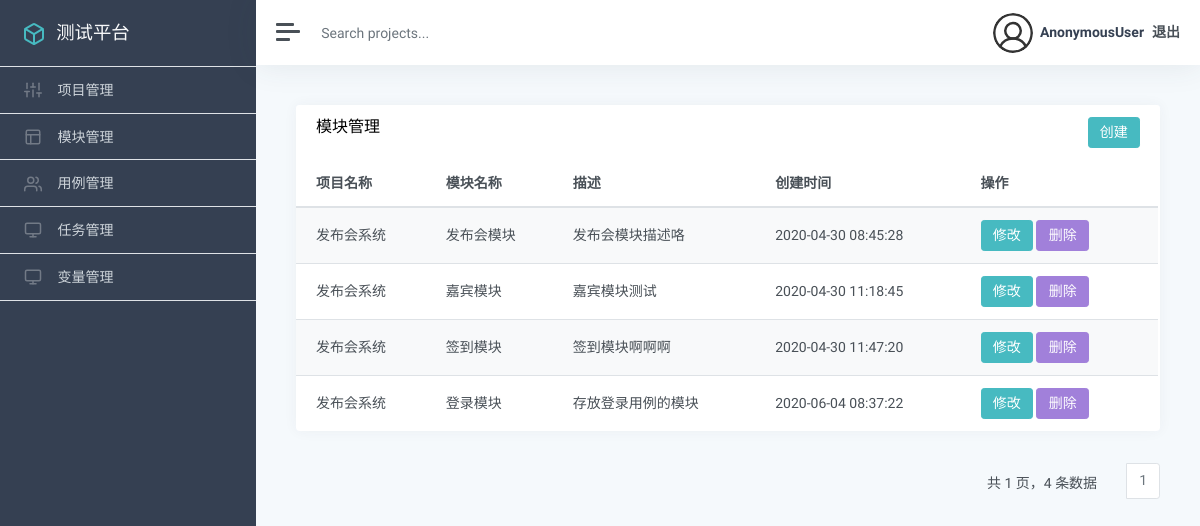
Page /module/list/ on the committed database.
### app_module/models.py (models this page shows, shortened)
class Module(models.Model):
    project = models.ForeignKey(Project, on_delete=models.CASCADE)
    name = models.CharField("模块名称", max_length=100)
    describe = models.TextField("描述", default="")
    update_time = models.DateTimeField("更新时间", auto_now=True)
    create_time = models.DateTimeField("创建时间", auto_now_add=True)

### app_project/models.py (models this page shows)
class Project(models.Model):
    name = models.CharField("项目名称", max_length=100)
    describe = models.TextField("描述", default='')
    status = models.BooleanField("状态", default=True)
    update_time = models.DateTimeField("更新时间", auto_now=True)
    create_time = models.DateTimeField("创建时间", auto_now_add=True)
    def __str__(self):
        return self.name

### app_module/views.py (the view)
# urls.py: path('list/', views.module_list, name="module_list"),
def module_list(request):
    module_list = Module.objects.all()
    p = Paginator(module_list, 5)
    page = request.GET.get('page', '')
    if page == "":
        page = 1
    try:
        module_list = p.page(page)
    except EmptyPage:
        module_list = p.page(p.num_pages)
    except PageNotAnInteger:
        module_list = p.page(1)
    return render(request, 'module/list.html', {
        "module_list" : module_list
    })

### templates/module/list.html (shortened to what this page needs)
{% extends "manage.html" %}
{% load static %}
{% block manage %}
<div class="card flex-fill">
    <div class="card-header">
        <h5 class="card-title mb-0" style="float:left">模块管理</h5>
        <button onclick="add()" type="button" class="btn btn-primary" style="float:right">创建</button>
    </div>
    <div id="datatables-dashboard-traffic_wrapper" class="dataTables_wrapper dt-bootstrap4 no-footer">
        <div class="row">
            <div class="col-sm-12">
                <table id="datatables-dashboard-traffic" class="table table-striped my-0 dataTable no-footer"
                    role="grid" aria-describedby="datatables-dashboard-traffic_info">
                    <thead>
                        <tr role="row">
                            <th>项目名称</th>
                            <th>模块名称</th>
                            <th>描述</th>
                            <th>创建时间</th>
                            <th>操作</th>
                        </tr>
                    </thead>
                    <tbody>
                        {% for m in module_list %}
                        <tr role="row" class="odd">
                            <td>{{ m.project }}</td>
                            <td>{{ m.name }}</td>
                            <td>{{ m.describe }}</td>
                            <td>{{ m.create_time |date:"Y-m-d H:i:s"}}</td>
                            <td>
                              <a href="{% url "app_module:module_edit" m.id %}"><button class="btn btn-primary">修改</button></a>
                              <button onclick="del({{ m.id }})" type="button" class="btn btn-secondary">删除</button>
                            </td>
                        </tr>
                        {% endfor %}
                    </tbody>
                </table>
            </div>
        </div>
    </div>
</div>
    <div style="float: right">
        <nav aria-label="Page navigation example">
          <ul class="pagination">
          <div id="number-data" style="margin: 10px;margin-right: 30px;">
                共 {{ module_list.paginator.num_pages }} 页，{{ module_list.paginator.count }} 条数据
          </div>
                <li class="page-item">
                    <a class="page-link" href="">{{ module_list.number }}</a>
                </li>
          </ul>
        </nav>
    </div>
{% endblock %}

### rows in the picture
Module: project "发布会系统", name "发布会模块", describe "发布会模块描述咯", create_time "2020-04-30 08:45:28"
Module: project "发布会系统", name "嘉宾模块", describe "嘉宾模块测试", create_time "2020-04-30 11:18:45"
Module: project "发布会系统", name "签到模块", describe "签到模块啊啊啊", create_time "2020-04-30 11:47:20"
Module: project "发布会系统", name "登录模块", describe "存放登录用例的模块", create_time "2020-06-04 08:37:22"

### other values in the picture
{{ user }} "AnonymousUser"
{{ module_list.paginator.num_pages }} "1"
{{ module_list.paginator.count }} "4"
{{ module_list.number }} "1"
